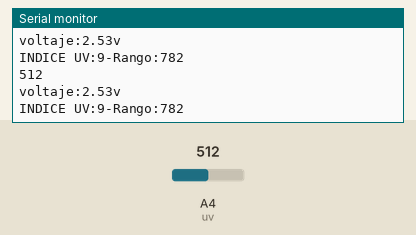
This sketch was run on a simulated Arduino Uno, built with avr-gcc and run on an emulated ATmega328P. Shown: the last lines printed to the serial monitor. The inputs (shaded band) are chosen by the test bench; at power-on: A4 (uv) = 512.

Above: at 2.8 s.
2.9 s: A4 (uv) set to 716
At 4.4 s:
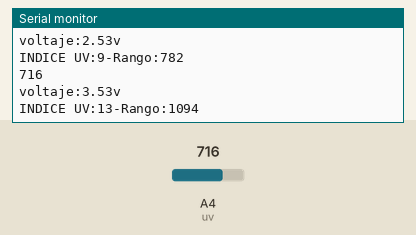
5.6 s: A4 (uv) set to 900
At 7.1 s:
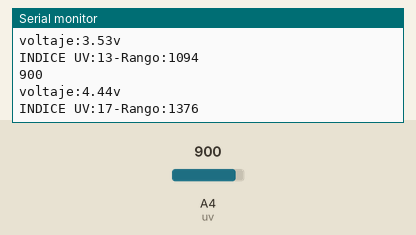
Timing chart, 0 to 8.6 s (numbered marks = the images above; inputs shaded):
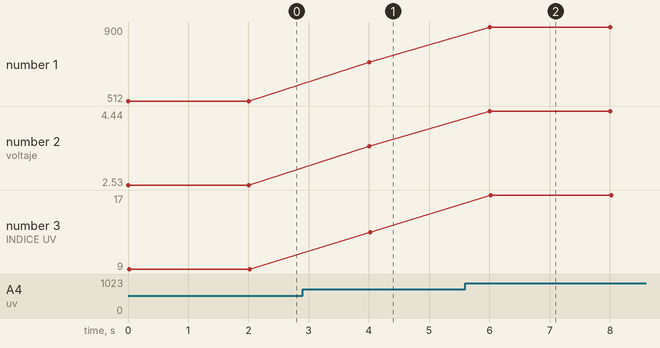

Measured:
- after the input at 2.9 s, the serial monitor: prints a new line after 1.1 s (image 1)
- after the input at 5.6 s, the serial monitor: prints a new line after 0.40 s (image 2)
- plotted number 1: 512 → 716 after the input at 2.9 s, 716 → 900 after the input at 5.6 s
- plotted number 2: 2.53 → 3.53 after the input at 2.9 s, 3.53 → 4.44 after the input at 5.6 s
- plotted number 3: 9 → 13 after the input at 2.9 s, 13 → 17 after the input at 5.6 s

The sketch:

sensorfuncional.ino
```cpp
int uv=A4, lectura;
void setup(){
  Serial.begin(9600);

  }

void loop(){
  lectura=analogRead(uv);
  float voltaje=lectura*(3.3/669);
  int longOnda=map(lectura,0,669,0,1023);
  int indice=map(longOnda,0,1023,0,13);
  Serial.println(lectura);
  Serial.println("voltaje:"+String(voltaje)+"v");
  Serial.println("INDICE UV:"+String(indice)+"-Rango:"+String(longOnda));

  delay(2000);
  }
```
